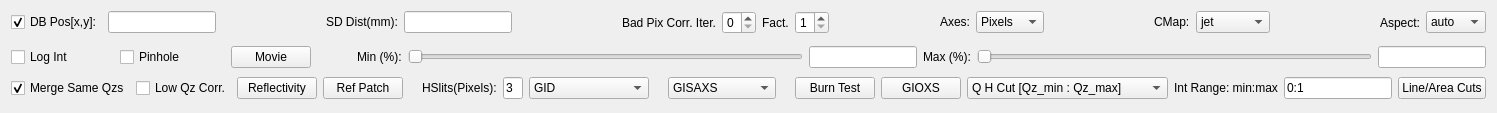
       <widget class="QWidget" name="pilatusTab">
        <attribute name="title">
         <string>Pilatus</string>
        </attribute>
        <layout class="QGridLayout" name="gridLayout_2">
         <item row="0" column="0">
          <layout class="QHBoxLayout" name="horizontalLayout_27">
           <item>
            <widget class="QCheckBox" name="pilSpecCheckBox">
             <property name="text">
              <string>DB Pos[x,y]:</string>
             </property>
             <property name="checked">
              <bool>true</bool>
             </property>
            </widget>
           </item>
           <item>
            <widget class="QLineEdit" name="pilDBPosLineEdit"/>
           </item>
           <item>
            <spacer name="horizontalSpacer_33">
             <property name="orientation">
              <enum>Qt::Horizontal</enum>
             </property>
             <property name="sizeHint" stdset="0">
              <size>
               <width>40</width>
               <height>20</height>
              </size>
             </property>
            </spacer>
           </item>
           <item>
            <widget class="QLabel" name="SDDistLabel_2">
             <property name="sizePolicy">
              <sizepolicy hsizetype="Fixed" vsizetype="Fixed">
               <horstretch>0</horstretch>
               <verstretch>0</verstretch>
              </sizepolicy>
             </property>
             <property name="text">
              <string>SD Dist(mm):</string>
             </property>
            </widget>
           </item>
           <item>
            <widget class="QLineEdit" name="pilSDDistLineEdit"/>
           </item>
           <item>
            <spacer name="horizontalSpacer_28">
             <property name="orientation">
              <enum>Qt::Horizontal</enum>
             </property>
             <property name="sizeHint" stdset="0">
              <size>
               <width>40</width>
               <height>20</height>
              </size>
             </property>
            </spacer>
           </item>
           <item>
            <widget class="QLabel" name="label_20">
             <property name="text">
              <string>Bad Pix Corr. Iter.</string>
             </property>
            </widget>
           </item>
           <item>
            <widget class="QSpinBox" name="pilBPCiteSpinBox">
             <property name="maximum">
              <number>2</number>
             </property>
             <property name="value">
              <number>0</number>
             </property>
            </widget>
           </item>
           <item>
            <widget class="QLabel" name="label_35">
             <property name="text">
              <string>Fact.</string>
             </property>
            </widget>
           </item>
           <item>
            <widget class="QSpinBox" name="pilBPCfacSpinBox">
             <property name="minimum">
              <number>1</number>
             </property>
             <property name="maximum">
              <number>4</number>
             </property>
            </widget>
           </item>
           <item>
            <spacer name="horizontalSpacer_34">
             <property name="orientation">
              <enum>Qt::Horizontal</enum>
             </property>
             <property name="sizeHint" stdset="0">
              <size>
               <width>40</width>
               <height>20</height>
              </size>
             </property>
            </spacer>
           </item>
           <item>
            <widget class="QLabel" name="AxesLabel_2">
             <property name="sizePolicy">
              <sizepolicy hsizetype="Fixed" vsizetype="Fixed">
               <horstretch>0</horstretch>
               <verstretch>0</verstretch>
              </sizepolicy>
             </property>
             <property name="text">
              <string>Axes:</string>
             </property>
            </widget>
           </item>
           <item>
            <widget class="QComboBox" name="pilAxesComboBox">
             <item>
              <property name="text">
               <string>Pixels</string>
              </property>
             </item>
             <item>
              <property name="text">
               <string>Angles</string>
              </property>
             </item>
             <item>
              <property name="text">
               <string>Q</string>
              </property>
             </item>
            </widget>
           </item>
           <item>
            <spacer name="horizontalSpacer_36">
             <property name="orientation">
              <enum>Qt::Horizontal</enum>
             </property>
             <property name="sizeHint" stdset="0">
              <size>
               <width>40</width>
               <height>20</height>
              </size>
             </property>
            </spacer>
           </item>
           <item>
            <widget class="QLabel" name="label_18">
             <property name="sizePolicy">
              <sizepolicy hsizetype="Fixed" vsizetype="Fixed">
               <horstretch>0</horstretch>
               <verstretch>0</verstretch>
              </sizepolicy>
             </property>
             <property name="text">
              <string>CMap:</string>
             </property>
            </widget>
           </item>
           <item>
            <widget class="QComboBox" name="pilCMapComboBox">
             <item>
              <property name="text">
               <string>jet</string>
              </property>
             </item>
             <item>
              <property name="text">
               <string>gray</string>
              </property>
             </item>
             <item>
              <property name="text">
               <string>hot</string>
              </property>
             </item>
             <item>
              <property name="text">
               <string>summer</string>
              </property>
             </item>
             <item>
              <property name="text">
               <string>winter</string>
              </property>
             </item>
             <item>
              <property name="text">
               <string>rainbow</string>
              </property>
             </item>
            </widget>
           </item>
           <item>
            <spacer name="horizontalSpacer_41">
             <property name="orientation">
              <enum>Qt::Horizontal</enum>
             </property>
             <property name="sizeHint" stdset="0">
              <size>
               <width>40</width>
               <height>20</height>
              </size>
             </property>
            </spacer>
           </item>
           <item>
            <widget class="QLabel" name="label_22">
             <property name="text">
              <string>Aspect:</string>
             </property>
            </widget>
           </item>
           <item>
            <widget class="QComboBox" name="pilAspectComboBox">
             <item>
              <property name="text">
               <string>auto</string>
              </property>
             </item>
             <item>
              <property name="text">
               <string>equal</string>
              </property>
             </item>
            </widget>
           </item>
          </layout>
         </item>
         <item row="1" column="0">
          <widget class="Mpl2DWidget" name="pilMplWidget" native="true">
           <property name="sizePolicy">
            <sizepolicy hsizetype="Expanding" vsizetype="Expanding">
             <horstretch>0</horstretch>
             <verstretch>0</verstretch>
            </sizepolicy>
           </property>
          </widget>
         </item>
         <item row="2" column="0">
          <layout class="QHBoxLayout" name="horizontalLayout_28">
           <item>
            <widget class="QCheckBox" name="pilLogIntCheckBox">
             <property name="sizePolicy">
              <sizepolicy hsizetype="Fixed" vsizetype="Fixed">
               <horstretch>0</horstretch>
               <verstretch>0</verstretch>
              </sizepolicy>
             </property>
             <property name="text">
              <string>Log Int</string>
             </property>
            </widget>
           </item>
           <item>
            <spacer name="horizontalSpacer_39">
             <property name="orientation">
              <enum>Qt::Horizontal</enum>
             </property>
             <property name="sizeType">
              <enum>QSizePolicy::Minimum</enum>
             </property>
             <property name="sizeHint" stdset="0">
              <size>
               <width>40</width>
               <height>20</height>
              </size>
             </property>
            </spacer>
           </item>
           <item>
            <widget class="QCheckBox" name="pilPinholeCheckBox">
             <property name="text">
              <string>Pinhole</string>
             </property>
            </widget>
           </item>
           <item>
            <spacer name="horizontalSpacer_46">
             <property name="orientation">
              <enum>Qt::Horizontal</enum>
             </property>
             <property name="sizeType">
              <enum>QSizePolicy::Minimum</enum>
             </property>
             <property name="sizeHint" stdset="0">
              <size>
               <width>40</width>
               <height>20</height>
              </size>
             </property>
            </spacer>
           </item>
           <item>
            <widget class="QPushButton" name="pilMoviePushButton">
             <property name="text">
              <string>Movie</string>
             </property>
            </widget>
           </item>
           <item>
            <spacer name="horizontalSpacer_47">
             <property name="orientation">
              <enum>Qt::Horizontal</enum>
             </property>
             <property name="sizeType">
              <enum>QSizePolicy::Minimum</enum>
             </property>
             <property name="sizeHint" stdset="0">
              <size>
               <width>40</width>
               <height>20</height>
              </size>
             </property>
            </spacer>
           </item>
           <item>
            <widget class="QLabel" name="MinLabel_2">
             <property name="sizePolicy">
              <sizepolicy hsizetype="Fixed" vsizetype="Fixed">
               <horstretch>0</horstretch>
               <verstretch>0</verstretch>
              </sizepolicy>
             </property>
             <property name="text">
              <string>Min (%):</string>
             </property>
            </widget>
           </item>
           <item>
            <widget class="QSlider" name="pilMinHorizontalSlider">
             <property name="orientation">
              <enum>Qt::Horizontal</enum>
             </property>
            </widget>
           </item>
           <item>
            <widget class="QLineEdit" name="pilMinLineEdit">
             <property name="sizePolicy">
              <sizepolicy hsizetype="Fixed" vsizetype="Fixed">
               <horstretch>0</horstretch>
               <verstretch>0</verstretch>
              </sizepolicy>
             </property>
            </widget>
           </item>
           <item>
            <widget class="QLabel" name="MaxLabel_2">
             <property name="sizePolicy">
              <sizepolicy hsizetype="Fixed" vsizetype="Fixed">
               <horstretch>0</horstretch>
               <verstretch>0</verstretch>
              </sizepolicy>
             </property>
             <property name="text">
              <string>Max (%):</string>
             </property>
            </widget>
           </item>
           <item>
            <widget class="QSlider" name="pilMaxHorizontalSlider">
             <property name="orientation">
              <enum>Qt::Horizontal</enum>
             </property>
            </widget>
           </item>
           <item>
            <widget class="QLineEdit" name="pilMaxLineEdit">
             <property name="sizePolicy">
              <sizepolicy hsizetype="Preferred" vsizetype="Fixed">
               <horstretch>0</horstretch>
               <verstretch>0</verstretch>
              </sizepolicy>
             </property>
            </widget>
           </item>
          </layout>
         </item>
         <item row="3" column="0">
          <layout class="QHBoxLayout" name="horizontalLayout_29">
           <item>
            <widget class="QCheckBox" name="pilMergeSameQzCheckBox">
             <property name="text">
              <string>Merge Same Qzs</string>
             </property>
             <property name="checked">
              <bool>true</bool>
             </property>
            </widget>
           </item>
           <item>
            <widget class="QCheckBox" name="pilLowQzCorCheckBox">
             <property name="text">
              <string>Low Qz Corr.</string>
             </property>
             <property name="checked">
              <bool>false</bool>
             </property>
            </widget>
           </item>
           <item>
            <widget class="QPushButton" name="pilRefPushButton">
             <property name="sizePolicy">
              <sizepolicy hsizetype="Minimum" vsizetype="Fixed">
               <horstretch>0</horstretch>
               <verstretch>0</verstretch>
              </sizepolicy>
             </property>
             <property name="text">
              <string>Reflectivity</string>
             </property>
            </widget>
           </item>
           <item>
            <widget class="QPushButton" name="pilRefPatchPushButton">
             <property name="text">
              <string>Ref Patch</string>
             </property>
            </widget>
           </item>
           <item>
            <spacer name="horizontalSpacer_35">
             <property name="orientation">
              <enum>Qt::Horizontal</enum>
             </property>
             <property name="sizeHint" stdset="0">
              <size>
               <width>13</width>
               <height>28</height>
              </size>
             </property>
            </spacer>
           </item>
           <item>
            <widget class="QLabel" name="label_19">
             <property name="text">
              <string>HSlits(Pixels):</string>
             </property>
            </widget>
           </item>
           <item>
            <widget class="QLineEdit" name="pilHSlitLineEdit">
             <property name="maximumSize">
              <size>
               <width>20</width>
               <height>16777215</height>
              </size>
             </property>
             <property name="text">
              <string>3</string>
             </property>
            </widget>
           </item>
           <item>
            <widget class="QComboBox" name="gidComboBox">
             <property name="editable">
              <bool>false</bool>
             </property>
             <item>
              <property name="text">
               <string>GID</string>
              </property>
             </item>
             <item>
              <property name="text">
               <string>GID Patch</string>
              </property>
             </item>
             <item>
              <property name="text">
               <string>GID Patch Relax</string>
              </property>
             </item>
             <item>
              <property name="text">
               <string>Save GID</string>
              </property>
             </item>
             <item>
              <property name="text">
               <string>Form Factor</string>
              </property>
             </item>
            </widget>
           </item>
           <item>
            <spacer name="horizontalSpacer_37">
             <property name="orientation">
              <enum>Qt::Horizontal</enum>
             </property>
             <property name="sizeHint" stdset="0">
              <size>
               <width>13</width>
               <height>28</height>
              </size>
             </property>
            </spacer>
           </item>
           <item>
            <widget class="QComboBox" name="gisaxsComboBox">
             <item>
              <property name="text">
               <string>GISAXS</string>
              </property>
             </item>
             <item>
              <property name="text">
               <string>Show GISAXS</string>
              </property>
             </item>
             <item>
              <property name="text">
               <string>Save GISAXS</string>
              </property>
             </item>
            </widget>
           </item>
           <item>
            <spacer name="horizontalSpacer_38">
             <property name="orientation">
              <enum>Qt::Horizontal</enum>
             </property>
             <property name="sizeHint" stdset="0">
              <size>
               <width>13</width>
               <height>25</height>
              </size>
             </property>
            </spacer>
           </item>
           <item>
            <widget class="QPushButton" name="pilBurnPushButton">
             <property name="text">
              <string>Burn Test</string>
             </property>
            </widget>
           </item>
           <item>
            <widget class="QPushButton" name="pilGioxsPushButton">
             <property name="text">
              <string>GIOXS</string>
             </property>
            </widget>
           </item>
           <item>
            <widget class="QComboBox" name="pilCutDirComboBox">
             <item>
              <property name="text">
               <string>Q H Cut [Qz_min : Qz_max]</string>
              </property>
             </item>
             <item>
              <property name="text">
               <string>Q V Cut [Qxy_min : Qxy_max]</string>
              </property>
             </item>
             <item>
              <property name="text">
               <string>Pix H Cut [Pix_bottom : Pix_top]</string>
              </property>
             </item>
             <item>
              <property name="text">
               <string>Pix V Cut [Pix_left : Pix_right]</string>
              </property>
             </item>
            </widget>
           </item>
           <item>
            <widget class="QLabel" name="label_17">
             <property name="text">
              <string>Int Range: min:max</string>
             </property>
            </widget>
           </item>
           <item>
            <widget class="QLineEdit" name="pilIntRangeLineEdit">
             <property name="text">
              <string>0:1</string>
             </property>
            </widget>
           </item>
           <item>
            <widget class="QPushButton" name="pilLineAreaPushButton">
             <property name="text">
              <string>Line/Area Cuts</string>
             </property>
            </widget>
           </item>
          </layout>
         </item>
        </layout>
       </widget>
